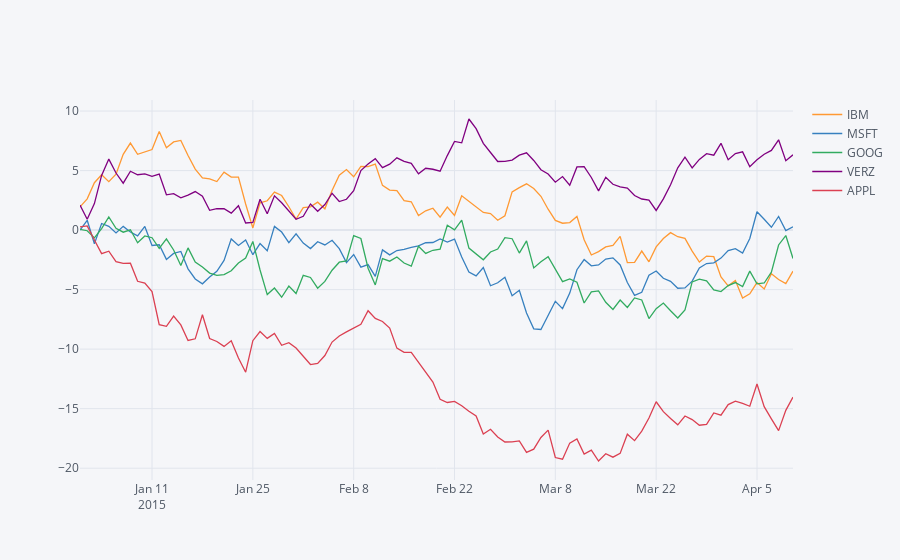

Here is the notebook cell this chart was saved with:
### Code cell
df.figure(filename='Tutorial 1').show()
